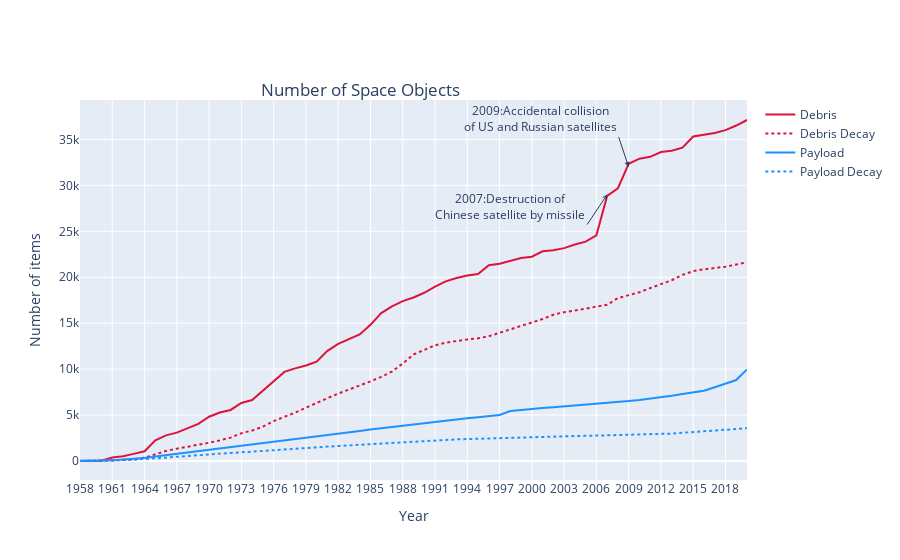

The code cell stored with this chart in its notebook:
### Code cell
plot_ts(gb1, gb_decay1, 'Count', 29000, 32000, -20, 30)
